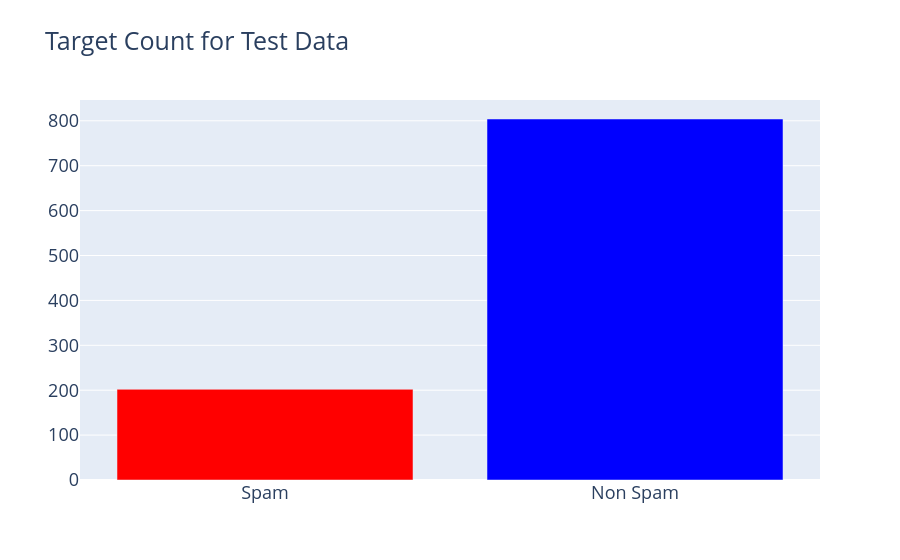
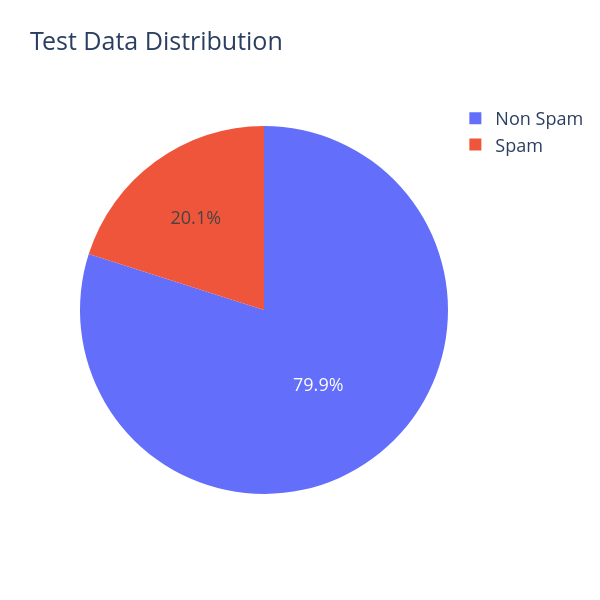

Notebook cell for these charts, in order:
### Code cell
configure_plotly_browser_state()

spam_test_index = [i for i,o in enumerate(y_test) if o == 1]
non_spam_test_index = [i for i,o in enumerate(y_test) if o == 0]

spam_size = len(spam_test_index)
non_spam_size = len(non_spam_test_index)
total_test_size = spam_size + non_spam_size

trace = go.Bar(
    x=["Spam","Non Spam"],
    y=[spam_size, non_spam_size],
    marker=dict(
        color=[spam_size, non_spam_size],
        colorscale = 'Picnic',
        reversescale = True
    ),
)

layout = go.Layout(
    title='Target Count for Test Data',
    font=dict(size=18)
)

data = [trace]
fig = go.Figure(data=data, layout=layout)
py.iplot(fig, filename="TargetCount")

## target distribution ##
labels = (np.array(["Spam", "Non Spam"]))
sizes = (np.array(([spam_size,non_spam_size]))/total_train_size*100)

trace = go.Pie(labels=labels, values=sizes)
layout = go.Layout(
    title='Test Data Distribution',
    font=dict(size=18),
    width=600,
    height=600,
)
data = [trace]
fig = go.Figure(data=data, layout=layout)
py.iplot(fig, filename="usertype")

### Figure 1 — Plotly figure (JSON) as saved in the notebook; plotly's stock layout.template omitted (floating-point values rounded to 4 significant figures)
{"data": [{"marker": {"color": [202, 804], "colorscale": [[0, "rgb(0,0,255)"], [0.1, "rgb(51,153,255)"], [0.2, "rgb(102,204,255)"], [0.3, "rgb(153,204,255)"], [0.4, "rgb(204,204,255)"], [0.5, "rgb(255,255,255)"], [0.6, "rgb(255,204,255)"], [0.7, "rgb(255,153,255)"], [0.8, "rgb(255,102,204)"], [0.9, "rgb(255,102,102)"], [1, "rgb(255,0,0)"]], "reversescale": true}, "type": "bar", "x": ["Spam", "Non Spam"], "y": [202, 804]}], "layout": {"font": {"size": 18}, "title": {"text": "Target Count for Test Data"}}}

### Figure 2 — Plotly figure (JSON) as saved in the notebook; plotly's stock layout.template omitted (floating-point values rounded to 4 significant figures)
{"data": [{"labels": ["Spam", "Non Spam"], "type": "pie", "values": [4.962, 19.75]}], "layout": {"font": {"size": 18}, "height": 600, "title": {"text": "Test Data Distribution"}, "width": 600}}
